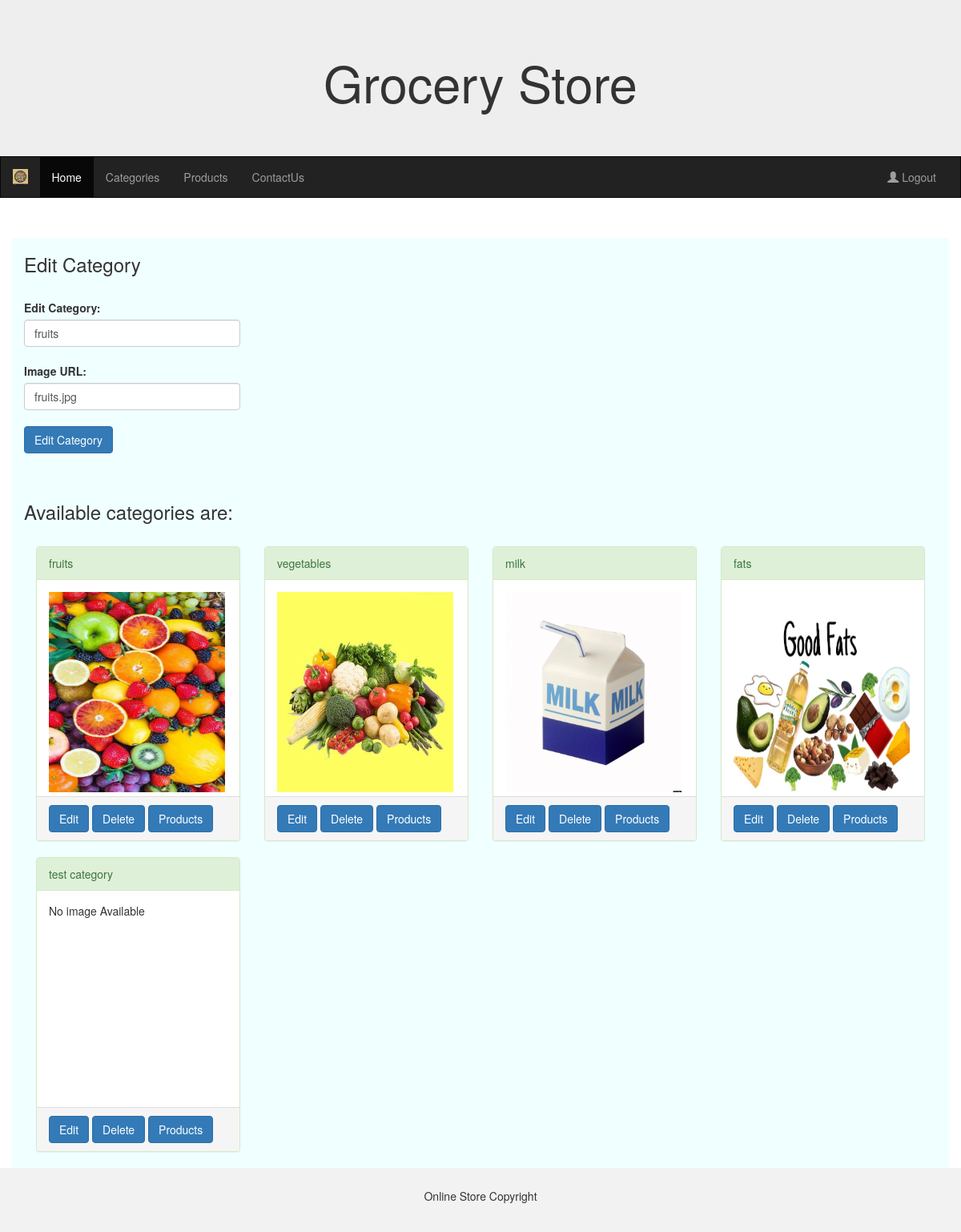
/edit_category/1, run on the app's committed database.
### models.py (models this page shows)
class Categories(db.Model):
    id = db.Column(db.Integer, nullable=False, autoincrement=True, unique=True, primary_key=True)
    name = db.Column(db.String, nullable=False, unique=True)
    img_url = db.Column(db.String, nullable=True)

### routes.py (the view, shortened to what this page needs)
@routes.route("/edit_category/<int:category_id>", methods=["GET", "POST"])
def edit_category(category_id):
    category = Categories.query.get_or_404(category_id)
    cats=Categories.query.all()
    return render_template("admin_categories.html", category=category, cats=cats)

### templates/admin_categories.html (shortened to what this page needs)
{% extends "admin_base.html" %}
{% block div %}
{% if category is defined %}
<form action="/edit_category/{{category.id}}" method="post">
    <h3>Edit Category</h3>
    <br>
    <label for="edit_category" class="form-label">Edit Category:</label>
	<input style="width: 270px;" type="text" class="form-control" value="{{category.name}}" name="edit_category" id="edit_category" placeholder="Category name" required>
    <br>
    <label for="img_url" class="form-label">Image URL:</label>
	<input style="width: 270px;" type="text" class="form-control" value="{{category.img_url}}" name="img_url" id="img_url" placeholder="Image URL">
    <br>
    <input type="submit" class="btn btn-primary" name="edit_category" value="Edit Category" id="edit_category">
</form>
{% endif %}
<br>
<br>
<h3>Available categories are:</h3>
<br>
{% for cat in cats%}
<div class="col-md-3">
    <div class="panel panel-success">
        <div class="panel-heading">{{cat.name}}</div>
        <div class="panel-body" style="height: 270px;">
            {% if cat.img_url == "" %}
                <p>No image Available</p>
            {% else %}
                <img src="static/{{cat.img_url}}" style="height: 250px; width: 220px;" class="img-responsive" alt="Image">
            {% endif %}
        </div>
        <div class="panel-footer">
            <a href="/edit_category/{{cat.id}}" class="btn btn-primary" name="edit" value="edit">Edit</a>
            <a href="/delete_category/{{cat.id}}" class="btn btn-primary" name="delete" value="delete">Delete</a>
            <a href="{{ url_for('routes.admin_products', category=cat.name) }}" class="btn btn-primary" name="Products" value="products">Products</a>
        </div>
    </div>
</div>
{% endfor %}
{% endblock %}

### data on the page
Categories: edit_category "fruits", img_url "fruits.jpg", name "fruits", img_url (picture)
Categories: name "vegetables", img_url (picture)
Categories: name "milk", img_url (picture)
Categories: name "fats", img_url (picture)
Categories: name "test category", img_url "No image Available"
